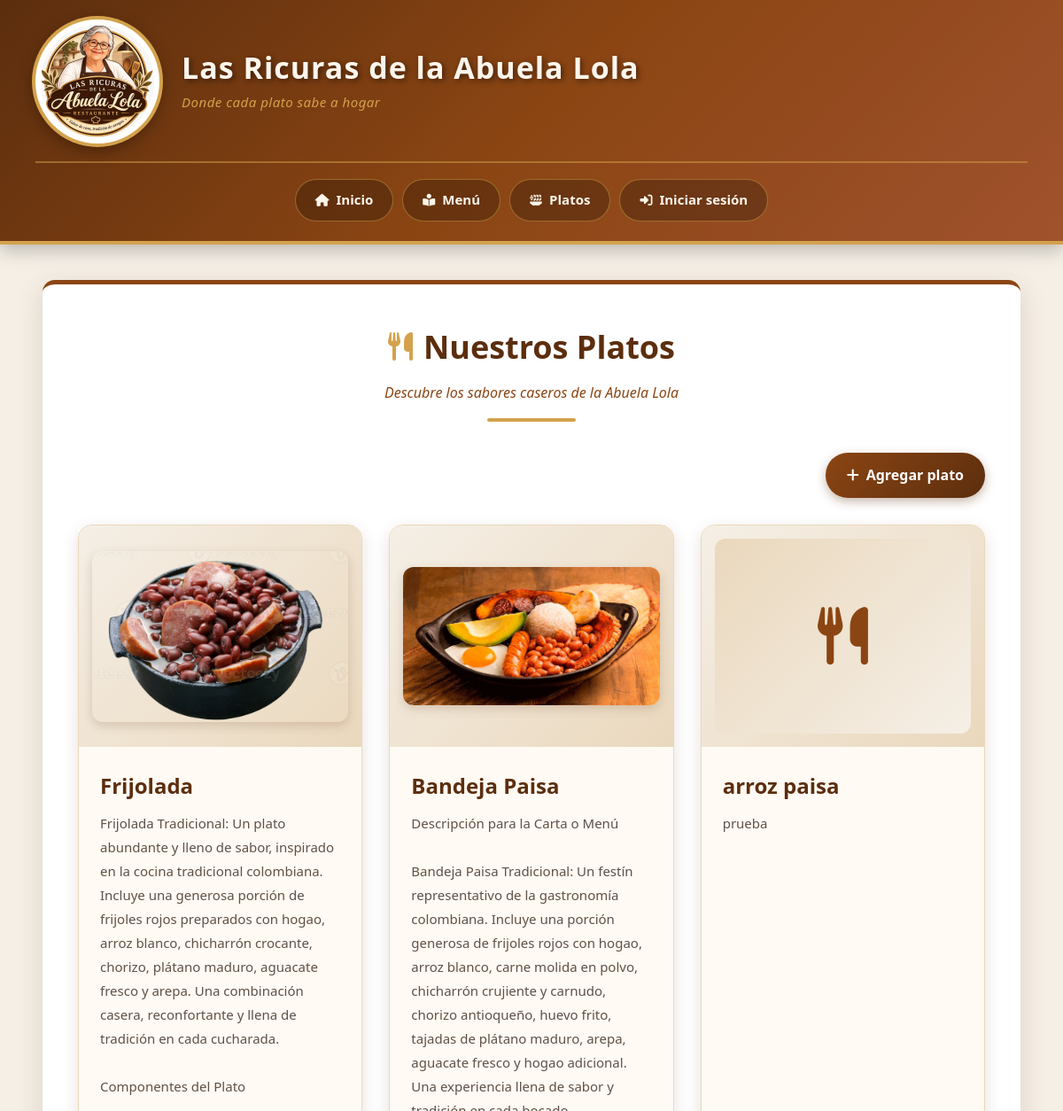
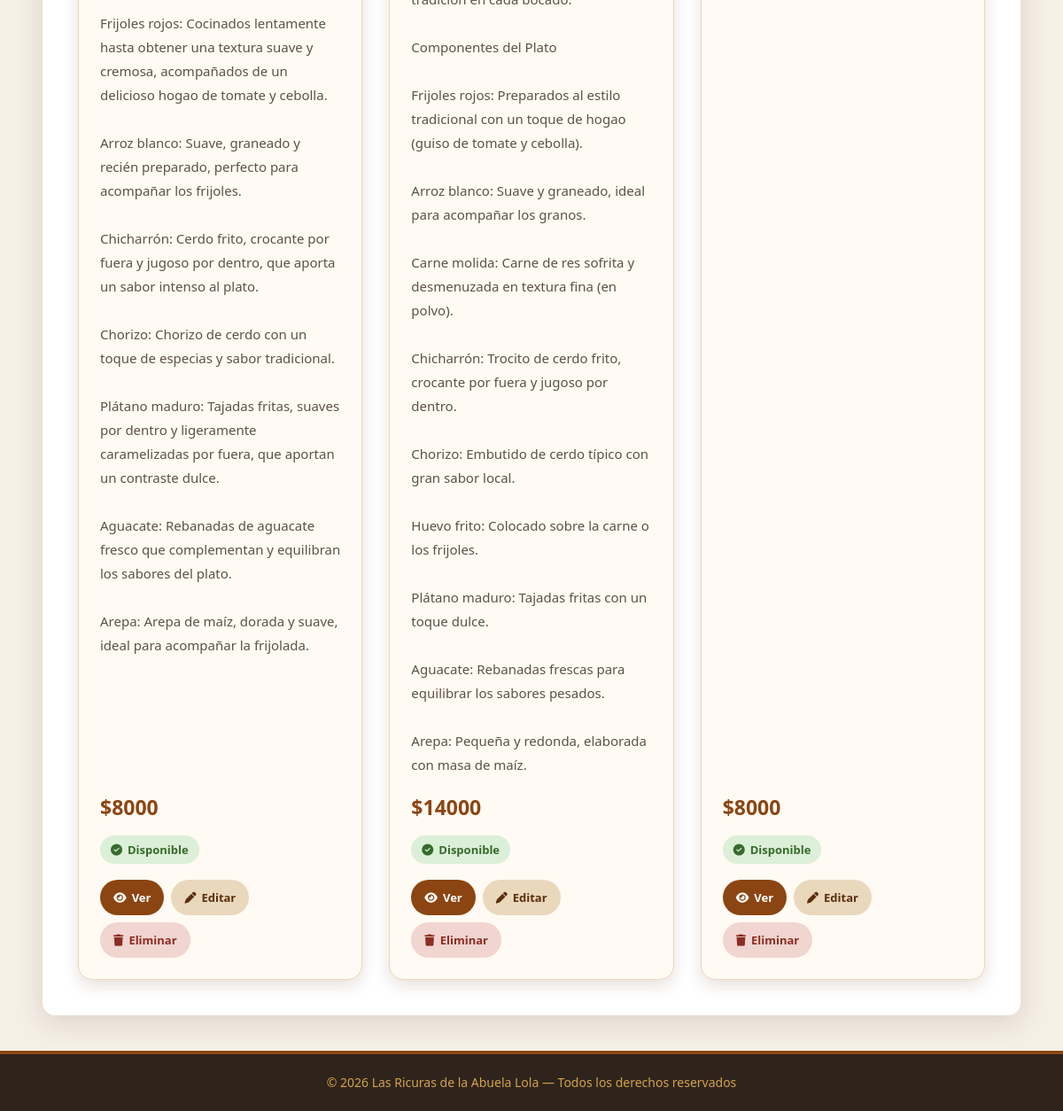
The page /platos/ (signed in) on the database its author committed (2 pictures, top to bottom).
### las_ricuras/models.py (models this page shows, shortened)
class Plato(models.Model):
    CATEGORIAS = [
        ('entrada', 'Entrada'),
        ('plato_fuerte', 'Plato fuerte'),
        ('postre', 'Postre'),
        ('bebida', 'Bebida'),
    ]
    nombre = models.CharField(max_length=100)
    descripcion = models.TextField()
    precio = models.DecimalField(
        max_digits=10,
        decimal_places=2
    )
    categoria = models.CharField(
        max_length=30,
        choices=CATEGORIAS,
        default='plato_fuerte'
    )
    imagen = models.ImageField(
        upload_to='platos/',
        blank=True,
        null=True
    )
    disponible = models.BooleanField(default=True)

### las_ricuras/views.py (the view)
# urls.py: path('platos/', views.Platos, name='Platos'),
@solo_staff
def Platos(request):
    platos = Plato.objects.all()
    return render(request, 'Platos.html', {'platos': platos})

### las_ricuras/templates/Platos.html (shortened to what this page needs)
{% load static %}
<!DOCTYPE html>
<html lang="es">
<head>
    <link rel="stylesheet"
          href="https://cdnjs.cloudflare.com/ajax/libs/font-awesome/6.5.0/css/all.min.css">
</head>
<body>
    <header>
        <div class="header-top">
            <img src="{% static 'core/img/Logo.png' %}"
                 alt="Logo Las Ricuras de la Abuela Lola"
                 class="logo">
            <div class="marca">
                <h1>Las Ricuras de la Abuela Lola</h1>
                <p class="lema">Donde cada plato sabe a hogar</p>
            </div>
        </div>
        <nav>
            <a href="{% url 'inicio' %}">
                <i class="fa-solid fa-house"></i>
                Inicio
            </a>
            <a href="{% url 'menu' %}">
                <i class="fa-solid fa-book-open-reader"></i>
                Menú
            </a>
            <a href="{% url 'Platos' %}">
                <i class="fa-solid fa-plate-wheat"></i>
                Platos
            </a>
            <a href="{% url 'login' %}">
                <i class="fa-solid fa-right-to-bracket"></i>
                Iniciar sesión
            </a>
        </nav>
    </header>
    <main>
        <div class="titulo">
            <h2>
                <i class="fa-solid fa-utensils"></i>
                Nuestros Platos
            </h2>
            <p>Descubre los sabores caseros de la Abuela Lola</p>
            <div class="linea"></div>
        </div>
        <div class="acciones">
            <a href="{% url 'crear_plato' %}" class="btn-agregar">
                <i class="fa-solid fa-plus"></i>
                Agregar plato
            </a>
        </div>
        {% if platos %}
            <div class="platos-container">
                {% for plato in platos %}
                    <div class="plato-card">
                        <div class="imagen-container">
                            {% if plato.imagen %}
                                <img
                                    src="{{ plato.imagen.url }}"
                                    alt="{{ plato.nombre }}"
                                    class="plato-imagen"
                                >
                            {% else %}
                                <div class="sin-imagen">
                                    <i class="fa-solid fa-utensils"></i>
                                </div>
                            {% endif %}
                        </div>
                        <div class="plato-info">
                            <h3>{{ plato.nombre }}</h3>
                            <p class="descripcion">
                                {{ plato.descripcion|linebreaksbr }}
                            </p>
                            <p class="precio">
                                ${{ plato.precio|floatformat:0 }}
                            </p>
                            {% if plato.disponible %}
                                <span class="disponible">
                                    <i class="fa-solid fa-circle-check"></i>
                                    Disponible
                                </span>
                            {% else %}
                                <span class="no-disponible">
                                    <i class="fa-solid fa-circle-xmark"></i>
                                    Agotado
                                </span>
                            {% endif %}
                            <div class="botones">
                                <a href="{% url 'plato_detalle' plato.id %}"
                                   class="btn btn-ver">
                                    <i class="fa-solid fa-eye"></i>
                                    Ver
                                </a>
                                <a href="{% url 'editar_plato' plato.id %}"
                                   class="btn btn-editar">
                                    <i class="fa-solid fa-pen"></i>
                                    Editar
                                </a>
                                <a href="{% url 'eliminar_plato' plato.id %}"
                                   class="btn btn-eliminar">
                                    <i class="fa-solid fa-trash"></i>
                                    Eliminar
                                </a>
                            </div>
                        </div>
                    </div>
                {% endfor %}
            </div>
        {% endif %}
    </main>
    <footer>
        <p>
            &copy; 2026 Las Ricuras de la Abuela Lola —
            Todos los derechos reservados
        </p>
    </footer>
</body>
</html>

### rows shown on the page
Plato: imagen (picture), nombre "Frijolada", descripcion "Frijolada Tradicional: Un plato abundante y lleno de sabor, inspirado en la cocina tradicional colombiana. Incluye una generosa porción de frijoles rojos preparados con hogao, arroz blanco, chicharrón crocante, chorizo, plátano maduro, aguacate fresco y arepa. Una combinación casera, reconfortante y llena de tradición en cada cucharada. Componentes del Plato Frijoles rojos: Cocinados lentamente hasta obtener una textura suave y cremosa, acompañados de un delicioso hogao de tomate y cebolla. Arroz blanco: Suave, graneado y recién preparado, perfecto para acompañar los frijoles. Chicharrón: Cerdo frito, crocante por fuera y jugoso por dentro, que aporta un sabor intenso al plato. Chorizo:…", precio "8000", disponible True (drawn)
Plato: imagen (picture), nombre "Bandeja Paisa", descripcion "Descripción para la Carta o Menú Bandeja Paisa Tradicional: Un festín representativo de la gastronomía colombiana. Incluye una porción generosa de frijoles rojos con hogao, arroz blanco, carne molida en polvo, chicharrón crujiente y carnudo, chorizo antioqueño, huevo frito, tajadas de plátano maduro, arepa, aguacate fresco y hogao adicional. Una experiencia llena de sabor y tradición en cada bocado. Componentes del Plato Frijoles rojos: Preparados al estilo tradicional con un toque de hogao (guiso de tomate y cebolla). Arroz blanco: Suave y graneado, ideal para acompañar los granos. Carne molida: Carne de res sofrita y desmenuzada en textura fina (en polvo). Chicharrón: Trocito de cerdo…", precio "14000", disponible True (drawn)
Plato: nombre "arroz paisa", descripcion "prueba", precio "8000", disponible True (drawn)
